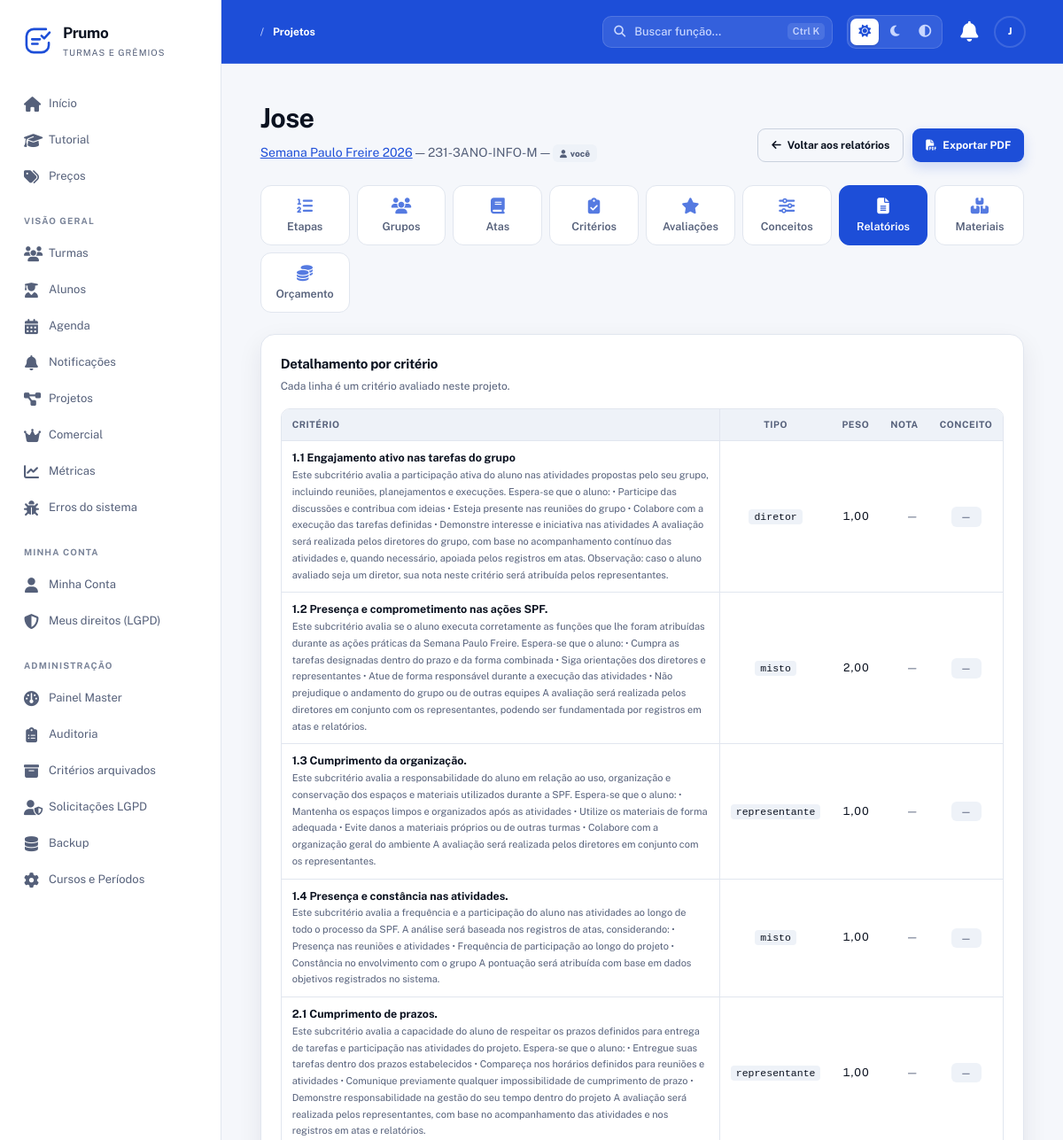
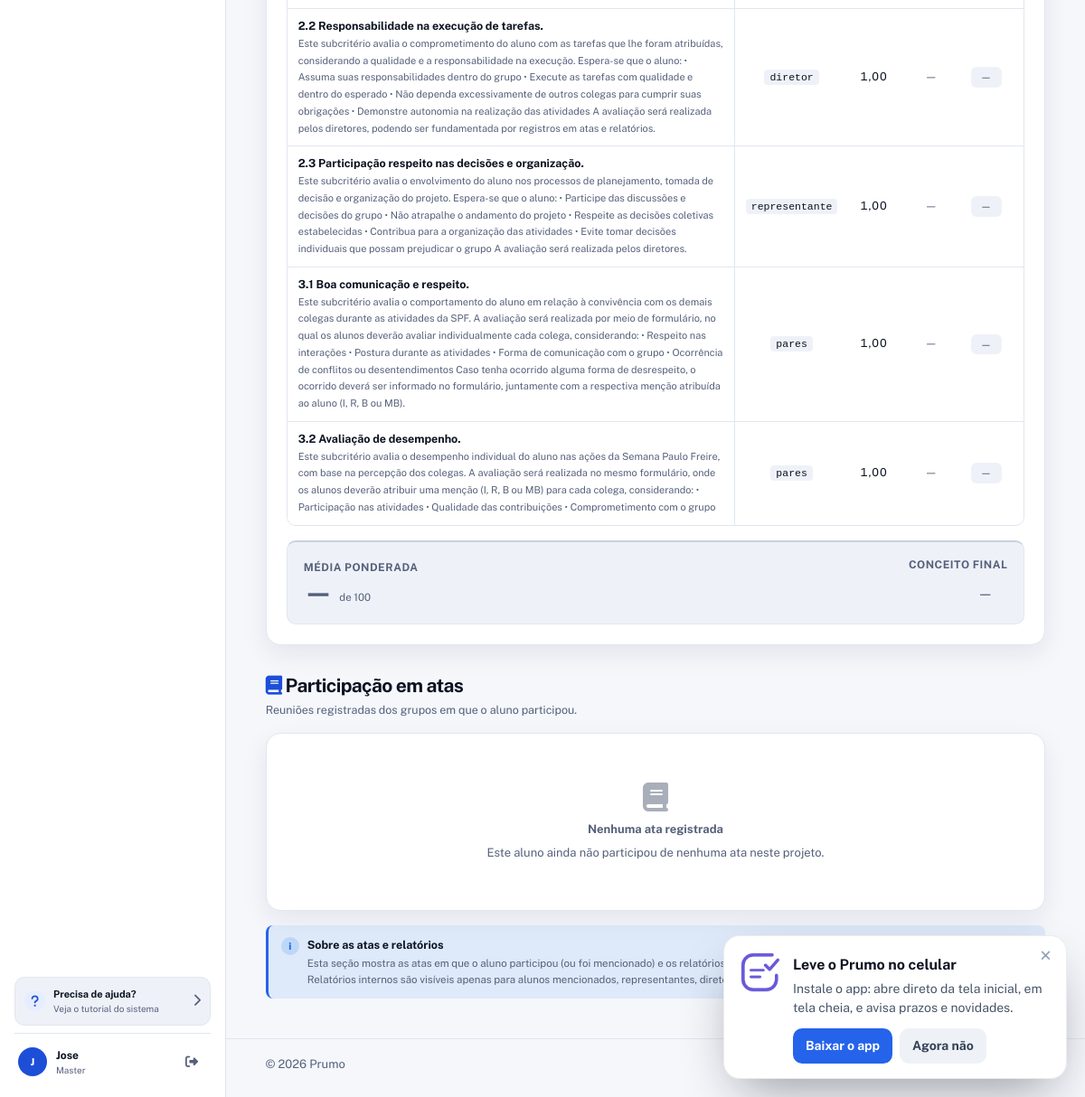
The page /SGT/projetos/3/relatorios/boletim (signed in) on the database its author committed (2 pictures, top to bottom).
### tables this page shows
CREATE TABLE usuarios (
  id INT AUTO_INCREMENT PRIMARY KEY,
  nome VARCHAR(150) NOT NULL,
  email VARCHAR(150) NOT NULL UNIQUE,
  senha VARCHAR(255) NOT NULL,
  google_id VARCHAR(64) DEFAULT NULL,            
  tipo ENUM('aluno','master') NOT NULL DEFAULT 'aluno',
  telefone VARCHAR(20) DEFAULT NULL,
  data_nascimento DATE DEFAULT NULL,
  email_confirmado TINYINT(1) NOT NULL DEFAULT 0,
  email_token VARCHAR(255) DEFAULT NULL,
  email_token_expira DATETIME DEFAULT NULL,
  primeiro_login TINYINT(1) NOT NULL DEFAULT 1,
  cadastro_pendente TINYINT(1) NOT NULL DEFAULT 0,  
  ativo TINYINT(1) NOT NULL DEFAULT 1,
  lgpd_aceito TINYINT(1) NOT NULL DEFAULT 0,
  lgpd_data DATETIME DEFAULT NULL,
  ultimo_acesso DATETIME DEFAULT NULL,
  created_at TIMESTAMP DEFAULT CURRENT_TIMESTAMP,
  updated_at TIMESTAMP DEFAULT CURRENT_TIMESTAMP ON UPDATE CURRENT_TIMESTAMP,
  UNIQUE KEY uk_google_id (google_id),
  INDEX idx_usuarios_email (email),
  INDEX idx_usuarios_tipo (tipo),
  INDEX idx_usuarios_ativo (ativo)
);

CREATE TABLE projetos (
  id INT AUTO_INCREMENT PRIMARY KEY,
  turma_id INT NOT NULL,
  diretoria_id INT NULL,                      
  nome VARCHAR(150) NOT NULL,
  descricao TEXT DEFAULT NULL,
  prazo DATE DEFAULT NULL,
  modo_avaliacao ENUM('etapa','cronograma') DEFAULT 'cronograma',
  alunos_pedem_grupo TINYINT(1) NOT NULL DEFAULT 0,       
  alunos_pedem_diretor TINYINT(1) NOT NULL DEFAULT 0,     
  diretores_por_grupo INT NOT NULL DEFAULT 1,
  avaliacao_reps ENUM('compartilhada','media') NOT NULL DEFAULT 'compartilhada',  
  encerrado TINYINT(1) DEFAULT 0,
  encerrado_em DATETIME DEFAULT NULL,
  encerrado_por INT DEFAULT NULL,
  created_at TIMESTAMP DEFAULT CURRENT_TIMESTAMP,
  updated_at TIMESTAMP DEFAULT CURRENT_TIMESTAMP ON UPDATE CURRENT_TIMESTAMP,
  FOREIGN KEY (turma_id) REFERENCES turmas(id) ON DELETE CASCADE,
  FOREIGN KEY (encerrado_por) REFERENCES usuarios(id) ON DELETE SET NULL,
  INDEX idx_projetos_turma (turma_id),
  INDEX idx_projetos_encerrado (encerrado),
  CONSTRAINT fk_projeto_diretoria FOREIGN KEY (diretoria_id) REFERENCES gremio_diretorias(id) ON DELETE SET NULL
);

CREATE TABLE turmas (
  id INT AUTO_INCREMENT PRIMARY KEY,
  nome VARCHAR(150) NOT NULL,
  tipo ENUM('turma','gremio') NOT NULL DEFAULT 'turma',   
  codigo_acesso VARCHAR(30) NOT NULL UNIQUE,
  codigo_interno VARCHAR(100) DEFAULT NULL,
  cor_primaria VARCHAR(20) DEFAULT '#3498db',
  cor_secundaria VARCHAR(20) DEFAULT '#2ecc71',
  cor_personalizada TINYINT(1) NOT NULL DEFAULT 0,   
  logo VARCHAR(255) DEFAULT NULL,                   
  bloqueada TINYINT(1) NOT NULL DEFAULT 0,
  bloqueada_motivo VARCHAR(255) DEFAULT NULL,
  bloqueada_em DATETIME DEFAULT NULL,
  bloqueada_por INT DEFAULT NULL,
  isenta_plano TINYINT(1) NOT NULL DEFAULT 0,   
  teste_dia_ate DATETIME NULL,                  
  created_at TIMESTAMP DEFAULT CURRENT_TIMESTAMP,
  updated_at TIMESTAMP DEFAULT CURRENT_TIMESTAMP ON UPDATE CURRENT_TIMESTAMP,
  FOREIGN KEY (bloqueada_por) REFERENCES usuarios(id) ON DELETE SET NULL,
  INDEX idx_turmas_codigo (codigo_acesso)
);

CREATE TABLE criterios (
  id INT AUTO_INCREMENT PRIMARY KEY,
  projeto_id INT NOT NULL,
  etapa_id INT DEFAULT NULL,
  nome VARCHAR(200) NOT NULL,
  descricao TEXT DEFAULT NULL,
  peso DECIMAL(5,2) NOT NULL DEFAULT 1.00,
  tipo_avaliacao ENUM('diretor','representante','pares','autoavaliacao','coletiva','misto') NOT NULL DEFAULT 'diretor',
  aplicavel_a ENUM('todos','apenas_diretores','apenas_representantes') DEFAULT 'todos',
  prazo_avaliacao DATETIME DEFAULT NULL,
  obrigatorio TINYINT(1) NOT NULL DEFAULT 0,   
  bloqueado TINYINT(1) DEFAULT 0,
  reaberto_por INT DEFAULT NULL,
  reaberto_em DATETIME DEFAULT NULL,
  created_at TIMESTAMP DEFAULT CURRENT_TIMESTAMP,
  updated_at TIMESTAMP DEFAULT CURRENT_TIMESTAMP ON UPDATE CURRENT_TIMESTAMP,
  FOREIGN KEY (projeto_id) REFERENCES projetos(id) ON DELETE CASCADE,
  FOREIGN KEY (etapa_id) REFERENCES projeto_etapas(id) ON DELETE SET NULL,
  FOREIGN KEY (reaberto_por) REFERENCES usuarios(id) ON DELETE SET NULL,
  INDEX idx_crit_projeto (projeto_id),
  INDEX idx_crit_etapa (etapa_id),
  INDEX idx_crit_tipo (tipo_avaliacao)
);

### app/Views/relatorios/boletim_aluno.php (the view, shortened to what the rows shown need)
<?php
require_once __DIR__ . '/../layouts/header.php';
require_once __DIR__ . '/../layouts/nav.php';
?>
<section class="hero-section">
    <div>
        <h1><?= h($aluno['nome']) ?></h1>
        <p class="hero-subtitle">
            <a href="<?= $basePath ?>/projetos/<?= (int) $projeto['id'] ?>"><?= h($projeto['nome']) ?></a>
            — <?= h($projeto['turma_nome']) ?>
            <?php if (!empty($souEu)): ?>
                — <span class="badge badge-gray"><i class="fas fa-user"></i> você</span>
            <?php endif; ?>
        </p>
    </div>
</section>
<?php if (empty($boletim['linhas'])): ?>
    <section class="panel rel-empty">
        <span class="icon-large text-muted"><i class="fas fa-graduation-cap"></i></span>
        <h2>Nenhum critério definido</h2>
        <p>Este projeto ainda não possui critérios de avaliação cadastrados.</p>
    </section>
<?php else: ?>
    <section class="panel">
        <div class="panel-header">
            <div>
                <h2>Detalhamento por critério</h2>
            </div>
        </div>
        <div class="rel-wrapper">
            <table class="rel-tabela">
                <thead>
                    <tr>
                        <th>Critério</th>
                        <th style="text-align:center;">Tipo</th>
                        <th style="text-align:right;">Peso</th>
                        <th style="text-align:right;">Nota</th>
                        <th style="text-align:center;">Conceito</th>
                    </tr>
                </thead>
                <tbody>
                    <?php foreach ($boletim['linhas'] as $l): ?>
                        <tr>
                            <td>
                                <strong><?= h($l['criterio']['nome']) ?></strong>
                                <?php if (!empty($l['criterio']['descricao'])): ?>
                                    <br>
                                    <small style="color:var(--muted); font-size:11px; white-space:normal;">
                                        <?= h($l['criterio']['descricao']) ?>
                                    </small>
                                <?php endif; ?>
                            </td>
                            <td class="td-center">
                                <code class="code-inline"><?= h($l['criterio']['tipo_avaliacao']) ?></code>
                            </td>
                            <td class="td-num">
                                <?= number_format((float) $l['criterio']['peso'], 2, ',', '.') ?>
                            </td>
                            <td class="td-num">
                                <?php if ($l['nota'] === null): ?>
                                    <span class="nota-vazia">—</span>
                                <?php else: ?>
                                    <strong><?= number_format($l['nota'], 2, ',', '.') ?></strong>
                                <?php endif; ?>
                            </td>
                            <td class="td-center">
                                <?php if ($l['conceito'] !== null): ?>
                                    <span class="conceito-badge <?= classeConceitoRel($l['conceito']) ?>">
                                        <?= h($l['conceito']) ?>
                                    </span>
                                <?php else: ?>
                                    <span class="conceito-badge vazio">—</span>
                                <?php endif; ?>
                            </td>
                        </tr>
                    <?php endforeach; ?>
                </tbody>
            </table>
        </div>
    </section>
<?php endif; ?>
<section class="section-heading mt-24">
    <div>
        <h2><i class="fas fa-book" style="color:var(--primary);"></i> Participação em atas</h2>
    </div>
</section>
<?php require_once __DIR__ . '/../layouts/footer.php'; ?>

### app/Views/layouts/nav.php (shortened to what the rows shown need)
<?php
require_once __DIR__ . '/../../Helpers/menuHelper.php';
$basePath  = App::getBasePath();
$logado    = !empty($_SESSION['usuario']);
$usuario   = $_SESSION['usuario'] ?? null;
$iniciais = '?';
if ($usuario) {
    $partes = preg_split('/\s+/', trim($usuario['nome'] ?? ''));
    $ini    = strtoupper(substr($partes[0] ?? '', 0, 1));
    $iniciais = $ini ?: '?';
}
$papelExibido = '';
if ($usuario) {
    if (($usuario['tipo'] ?? '') === 'master') {
        $papelExibido = 'Master';
    }
}
?>
<div class="app-shell">
    <aside class="sidebar" id="sidebar" aria-label="Navegação principal">
        <?php if ($logado): ?>
            <div class="sidebar-bottom">
                <a class="help-card" href="<?= $basePath ?>/tutorial">
                    <span class="help-icon"><i class="fas fa-question"></i></span>
                    <span>
                        <strong>Precisa de ajuda?</strong>
                        <small>Veja o tutorial do sistema</small>
                    </span>
                    <span><i class="fas fa-chevron-right"></i></span>
                </a>
                <div class="profile-mini">
                    <a class="avatar avatar-indigo" href="<?= $basePath ?>/user" title="Minha Conta">
                        <?= h($iniciais) ?>
                    </a>
                    <div>
                        <strong><?= h($usuario['nome']) ?></strong>
                        <small><?= h($papelExibido) ?></small>
                    </div>
                    <a class="logout-btn"
                       href="<?= $basePath ?>/logout"
                       title="Sair"
                       onclick="return confirm('Deseja realmente sair do sistema?')">
                        <i class="fas fa-right-from-bracket"></i>
                    </a>
                </div>
            </div>
        <?php endif; ?>
    </aside>
    <div class="main-content">
        <header class="topbar">
            <div class="topbar-actions">
                <?php if ($logado): ?>
                    <a class="icon-button notification-button"
                       href="<?= $basePath ?>/notificacoes"
                       title="Notificações">
                        <i class="fas fa-bell"></i>
                    </a>
                    <div class="user-menu" id="user-menu">
                        <button type="button"
                                class="avatar avatar-indigo"
                                id="user-menu-toggle"
                                title="Menu da conta"
                                aria-haspopup="true"
                                aria-expanded="false">
                            <?= h($iniciais) ?>
                        </button>
                    </div>
                <?php endif; ?>
            </div>
        </header>
        <div class="page-wrap">

### rows shown on the page
usuarios: nome "J", nome "Jose", tipo "Master"
projetos: nome "Semana Paulo Freire 2026", turma.nome "231-3ANO-INFO-M"
criterios: nome "1.1 Engajamento ativo nas tarefas do grupo", descricao "Este subcritério avalia a participação ativa do aluno nas atividades propostas pelo seu grupo, incluindo reuniões, planejamentos e execuções. Espera-se que o aluno: • Participe das discussões e contribua com ideias • Esteja presente nas reuniões do grupo • Colabore com a execução das tarefas definidas • Demonstre interesse e iniciativa nas atividades A avaliação será realizada pelos diretores do grupo, com base no acompanhamento contínuo das atividades e, quando necessário, apoiada pelos registros em atas. Observação: caso o aluno avaliado seja um diretor, sua nota neste critério será atribuída pelos representantes.", tipo_avaliacao "diretor", peso "1,00"
criterios: nome "1.2 Presença e comprometimento nas ações SPF.", descricao "Este subcritério avalia se o aluno executa corretamente as funções que lhe foram atribuídas durante as ações práticas da Semana Paulo Freire. Espera-se que o aluno: • Cumpra as tarefas designadas dentro do prazo e da forma combinada • Siga orientações dos diretores e representantes • Atue de forma responsável durante a execução das atividades • Não prejudique o andamento do grupo ou de outras equipes A avaliação será realizada pelos diretores em conjunto com os representantes, podendo ser fundamentada por registros em atas e relatórios.", tipo_avaliacao "misto", peso "2,00"
criterios: nome "1.3 Cumprimento da organização.", descricao "Este subcritério avalia a responsabilidade do aluno em relação ao uso, organização e conservação dos espaços e materiais utilizados durante a SPF. Espera-se que o aluno: • Mantenha os espaços limpos e organizados após as atividades • Utilize os materiais de forma adequada • Evite danos a materiais próprios ou de outras turmas • Colabore com a organização geral do ambiente A avaliação será realizada pelos diretores em conjunto com os representantes.", tipo_avaliacao "representante", peso "1,00"
criterios: nome "1.4 Presença e constância nas atividades.", descricao "Este subcritério avalia a frequência e a participação do aluno nas atividades ao longo de todo o processo da SPF. A análise será baseada nos registros de atas, considerando: • Presença nas reuniões e atividades • Frequência de participação ao longo do projeto • Constância no envolvimento com o grupo A pontuação será atribuída com base em dados objetivos registrados no sistema.", tipo_avaliacao "misto", peso "1,00"
criterios: nome "2.1 Cumprimento de prazos.", descricao "Este subcritério avalia a capacidade do aluno de respeitar os prazos definidos para entrega de tarefas e participação nas atividades do projeto. Espera-se que o aluno: • Entregue suas tarefas dentro dos prazos estabelecidos • Compareça nos horários definidos para reuniões e atividades • Comunique previamente qualquer impossibilidade de cumprimento de prazo • Demonstre responsabilidade na gestão do seu tempo dentro do projeto A avaliação será realizada pelos representantes, com base no acompanhamento das atividades e nos registros em atas e relatórios.", tipo_avaliacao "representante", peso "1,00"
criterios: nome "2.2 Responsabilidade na execução de tarefas.", descricao "Este subcritério avalia o comprometimento do aluno com as tarefas que lhe foram atribuídas, considerando a qualidade e a responsabilidade na execução. Espera-se que o aluno: • Assuma suas responsabilidades dentro do grupo • Execute as tarefas com qualidade e dentro do esperado • Não dependa excessivamente de outros colegas para cumprir suas obrigações • Demonstre autonomia na realização das atividades A avaliação será realizada pelos diretores, podendo ser fundamentada por registros em atas e relatórios.", tipo_avaliacao "diretor", peso "1,00"
criterios: nome "2.3 Participação respeito nas decisões e organização.", descricao "Este subcritério avalia o envolvimento do aluno nos processos de planejamento, tomada de decisão e organização do projeto. Espera-se que o aluno: • Participe das discussões e decisões do grupo • Não atrapalhe o andamento do projeto • Respeite as decisões coletivas estabelecidas • Contribua para a organização das atividades • Evite tomar decisões individuais que possam prejudicar o grupo A avaliação será realizada pelos diretores.", tipo_avaliacao "representante", peso "1,00"
criterios: nome "3.1 Boa comunicação e respeito.", descricao "Este subcritério avalia o comportamento do aluno em relação à convivência com os demais colegas durante as atividades da SPF. A avaliação será realizada por meio de formulário, no qual os alunos deverão avaliar individualmente cada colega, considerando: • Respeito nas interações • Postura durante as atividades • Forma de comunicação com o grupo • Ocorrência de conflitos ou desentendimentos Caso tenha ocorrido alguma forma de desrespeito, o ocorrido deverá ser informado no formulário, juntamente com a respectiva menção atribuída ao aluno (I, R, B ou MB).", tipo_avaliacao "pares", peso "1,00"
criterios: nome "3.2 Avaliação de desempenho.", descricao "Este subcritério avalia o desempenho individual do aluno nas ações da Semana Paulo Freire, com base na percepção dos colegas. A avaliação será realizada no mesmo formulário, onde os alunos deverão atribuir uma menção (I, R, B ou MB) para cada colega, considerando: • Participação nas atividades • Qualidade das contribuições • Comprometimento com o grupo", tipo_avaliacao "pares", peso "1,00"

### other values the page prints
$appName "Prumo"
$label "Início"
$label "Tutorial"
$label "Preços"
$secao "VISÃO GERAL"
$label "Turmas"
$label "Alunos"
$label "Agenda"
$label "Notificações"
$label "Projetos"
$label "Comercial"
$label "Métricas"
$label "Erros do sistema"
$secao "MINHA CONTA"
$label "Minha Conta"
